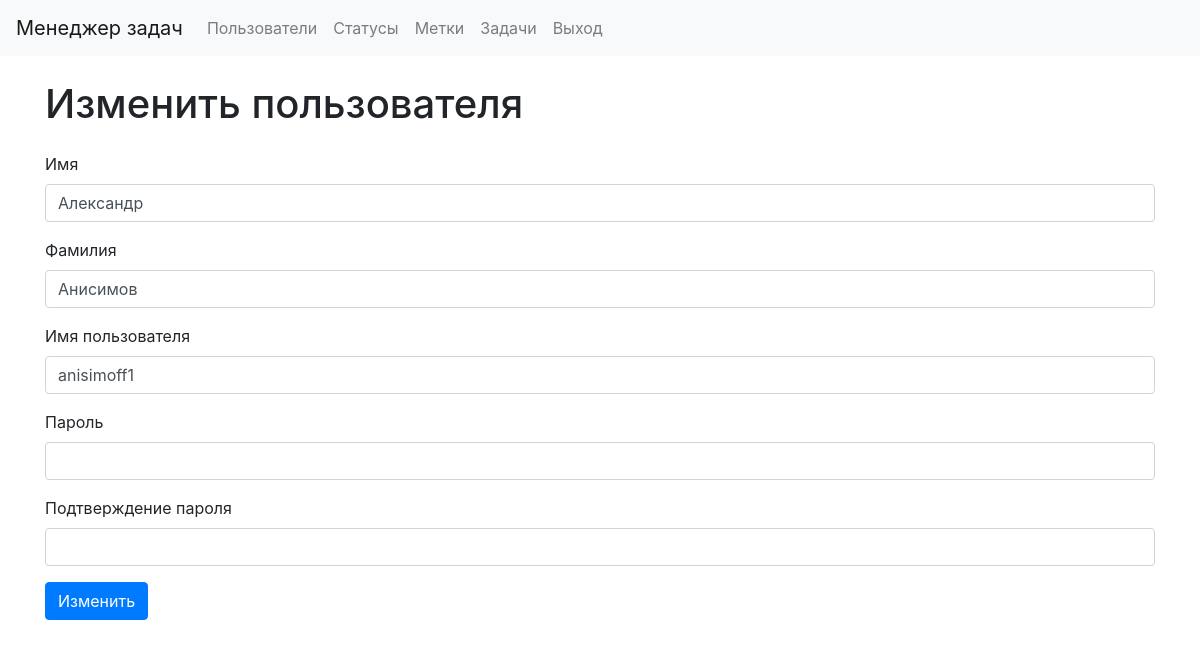
The app's page /users/1/update/ (signed in) with its own data.
### users/models.py (models this page shows, shortened)
class CustomUsers(AbstractUser):
    first_name = models.CharField(max_length=255, default="")
    last_name = models.CharField(max_length=255, default="")

### users/views.py (the view, shortened to what this page needs)
# urls.py: path('<int:pk>/update/', UserUpdate.as_view(), name="users_update"),
class UserUpdate(CustomUserPermisionsMixin, DataMixin, UpdateView):
    model = CustomUsers
    template_name = 'users/users_update.html'
    form_class = CustomUserCreationForm
    def get_context_data(self, *, object_list=None, **kwargs):
        context = super().get_context_data(**kwargs)
        c_def = self.get_user_context(title=_("Updating user"))
        return context | c_def

### users/forms.py (shortened to what this page needs)
class CustomUserCreationForm(UserCreationForm):
    first_name = forms.CharField(
        label=_("First name"),
        max_length=255,
        widget=forms.TextInput(attrs={'class': 'form-control'})
    )
    last_name = forms.CharField(
        label=_("Last name"),
        max_length=255,
        widget=forms.TextInput(attrs={'class': 'form-control'})
    )
    username = forms.CharField(
        label=_("username"),
        widget=forms.TextInput(attrs={'class': 'form-control'})
    )
    password1 = forms.CharField(
        label=_('Password'),
        widget=forms.PasswordInput(attrs={'class': 'form-control'})
    )
    password2 = forms.CharField(
        label=_('Password confirmation'),
        widget=forms.PasswordInput(attrs={'class': 'form-control'})
    )
    class Meta:
        model = CustomUsers
        fields = [
            'first_name',
            'last_name',
            'username',
            'password1',
            'password2']

### task_manager/utils.py (called while the page is built)
    def get_user_context(self, **kwargs):
        context = kwargs
        user_menu = menu.copy()
        if self.request.user.is_authenticated:
            user_menu.pop(4)
            user_menu.pop(4)
        if not self.request.user.is_authenticated:
            user_menu.pop(1)
            user_menu.pop(1)
            user_menu.pop(1)
            user_menu.pop(3)
        context['menu'] = user_menu
        return context

    def has_permissions(self):
        print(self.get_object().username)
        return self.get_object().username == self.request.user.username

    def dispatch(self, request, *args, **kwargs):
        if not self.has_permissions():
            messages.warning(
                request,
                "У вас нет прав для изменения другого пользователя."
            )
            return redirect('users_list')
        return super().dispatch(request, *args, **kwargs)

### task_manager/templates/users/users_update.html (shortened to what this page needs)
{% extends 'layout.html' %}
{% load bootstrap4 %}
{% block content %}
{% load i18n %}
<div class="container wrapper flex-grow-1">
    <h1 class="my-4"> {% trans "Update user" %} </h1>
    <form method="post">
        {% for f in form %}
        <div class="mb-3">
            <label class="form-label" for="{{ f.id_for_label }}">{{f.label}}</label>
            {{ f }}
        </div>
        {% endfor %}
        <button class="btn btn-primary" type="submit" value="Изменить">{% trans "Update" %}</button>
    </form>
</div>
{% endblock %}

### records on screen
CustomUsers: form "Александр" "Анисимов" "anisimoff1"

### other values on screen
{{ menu_tag.title }} "Пользователи" "Статусы" "Метки" "Задачи" "Выход"
{{ f.label }} "Имя" "Фамилия" "Имя пользователя" "Пароль" "Подтверждение пароля"
